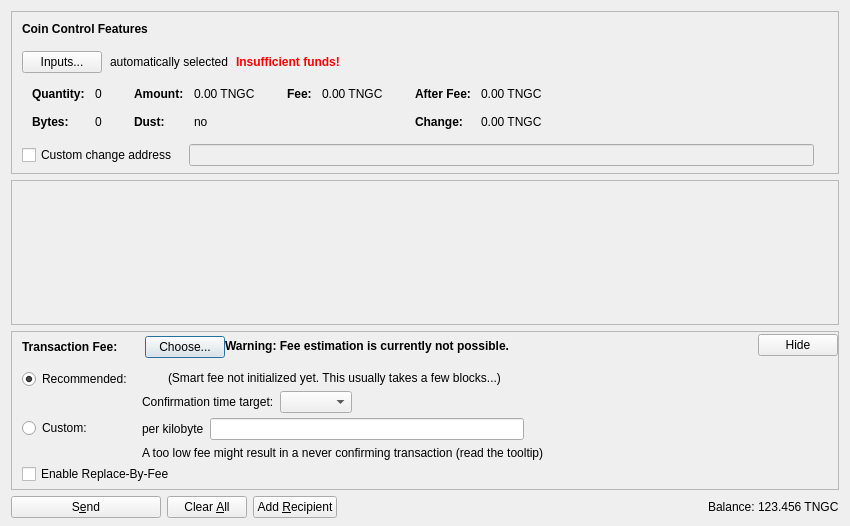
<?xml version="1.0" encoding="UTF-8"?>
<ui version="4.0">
 <class>SendCoinsDialog</class>
 <widget class="QDialog" name="SendCoinsDialog">
  <property name="geometry">
   <rect>
    <x>0</x>
    <y>0</y>
    <width>850</width>
    <height>526</height>
   </rect>
  </property>
  <property name="windowTitle">
   <string>Send Coins</string>
  </property>
  <layout class="QVBoxLayout" name="verticalLayout" stretch="0,1,0,0">
   <property name="bottomMargin">
    <number>8</number>
   </property>
   <item>
    <widget class="QFrame" name="frameCoinControl">
     <property name="sizePolicy">
      <sizepolicy hsizetype="Expanding" vsizetype="Expanding">
       <horstretch>0</horstretch>
       <verstretch>0</verstretch>
      </sizepolicy>
     </property>
     <property name="maximumSize">
      <size>
       <width>16777215</width>
       <height>16777215</height>
      </size>
     </property>
     <property name="frameShape">
      <enum>QFrame::StyledPanel</enum>
     </property>
     <property name="frameShadow">
      <enum>QFrame::Sunken</enum>
     </property>
     <layout class="QVBoxLayout" name="verticalLayoutCoinControl2">
      <property name="spacing">
       <number>0</number>
      </property>
      <property name="leftMargin">
       <number>0</number>
      </property>
      <property name="topMargin">
       <number>0</number>
      </property>
      <property name="rightMargin">
       <number>0</number>
      </property>
      <property name="bottomMargin">
       <number>6</number>
      </property>
      <item>
       <layout class="QVBoxLayout" name="verticalLayoutCoinControl" stretch="0,0,0,0,1">
        <property name="spacing">
         <number>0</number>
        </property>
        <property name="leftMargin">
         <number>10</number>
        </property>
        <property name="topMargin">
         <number>10</number>
        </property>
        <item>
         <layout class="QHBoxLayout" name="horizontalLayoutCoinControl1">
          <property name="bottomMargin">
           <number>15</number>
          </property>
          <item>
           <widget class="QLabel" name="labelCoinControlFeatures">
            <property name="sizePolicy">
             <sizepolicy hsizetype="Preferred" vsizetype="Maximum">
              <horstretch>0</horstretch>
              <verstretch>0</verstretch>
             </sizepolicy>
            </property>
            <property name="font">
             <font>
              <weight>75</weight>
              <bold>true</bold>
             </font>
            </property>
            <property name="styleSheet">
             <string notr="true">font-weight:bold;</string>
            </property>
            <property name="text">
             <string>Coin Control Features</string>
            </property>
           </widget>
          </item>
         </layout>
        </item>
        <item>
         <layout class="QHBoxLayout" name="horizontalLayoutCoinControl2" stretch="0,0,0,0">
          <property name="spacing">
           <number>8</number>
          </property>
          <property name="bottomMargin">
           <number>10</number>
          </property>
          <item>
           <widget class="QPushButton" name="pushButtonCoinControl">
            <property name="styleSheet">
             <string notr="true"/>
            </property>
            <property name="text">
             <string>Inputs...</string>
            </property>
            <property name="autoDefault">
             <bool>false</bool>
            </property>
           </widget>
          </item>
          <item>
           <widget class="QLabel" name="labelCoinControlAutomaticallySelected">
            <property name="text">
             <string>automatically selected</string>
            </property>
            <property name="margin">
             <number>5</number>
            </property>
           </widget>
          </item>
          <item>
           <widget class="QLabel" name="labelCoinControlInsuffFunds">
            <property name="font">
             <font>
              <weight>75</weight>
              <bold>true</bold>
             </font>
            </property>
            <property name="styleSheet">
             <string notr="true">color:red;font-weight:bold;</string>
            </property>
            <property name="text">
             <string>Insufficient funds!</string>
            </property>
            <property name="margin">
             <number>5</number>
            </property>
           </widget>
          </item>
          <item>
           <spacer name="horizontalSpacerCoinControl">
            <property name="orientation">
             <enum>Qt::Horizontal</enum>
            </property>
            <property name="sizeHint" stdset="0">
             <size>
              <width>40</width>
              <height>1</height>
             </size>
            </property>
           </spacer>
          </item>
         </layout>
        </item>
        <item>
         <widget class="QWidget" name="widgetCoinControl" native="true">
          <property name="sizePolicy">
           <sizepolicy hsizetype="Preferred" vsizetype="Preferred">
            <horstretch>0</horstretch>
            <verstretch>0</verstretch>
           </sizepolicy>
          </property>
          <property name="minimumSize">
           <size>
            <width>0</width>
            <height>0</height>
           </size>
          </property>
          <property name="styleSheet">
           <string notr="true"/>
          </property>
          <layout class="QHBoxLayout" name="horizontalLayoutCoinControl5">
           <property name="leftMargin">
            <number>0</number>
           </property>
           <property name="topMargin">
            <number>0</number>
           </property>
           <property name="rightMargin">
            <number>0</number>
           </property>
           <property name="bottomMargin">
            <number>0</number>
           </property>
           <item>
            <layout class="QHBoxLayout" name="horizontalLayoutCoinControl3" stretch="0,0,0,1">
             <property name="spacing">
              <number>20</number>
             </property>
             <property name="topMargin">
              <number>0</number>
             </property>
             <property name="bottomMargin">
              <number>10</number>
             </property>
             <item>
              <layout class="QFormLayout" name="formLayoutCoinControl1">
               <property name="horizontalSpacing">
                <number>10</number>
               </property>
               <property name="verticalSpacing">
                <number>14</number>
               </property>
               <property name="leftMargin">
                <number>10</number>
               </property>
               <property name="topMargin">
                <number>4</number>
               </property>
               <property name="rightMargin">
                <number>6</number>
               </property>
               <item row="0" column="0">
                <widget class="QLabel" name="labelCoinControlQuantityText">
                 <property name="font">
                  <font>
                   <weight>75</weight>
                   <bold>true</bold>
                  </font>
                 </property>
                 <property name="text">
                  <string>Quantity:</string>
                 </property>
                 <property name="margin">
                  <number>0</number>
                 </property>
                </widget>
               </item>
               <item row="0" column="1">
                <widget class="QLabel" name="labelCoinControlQuantity">
                 <property name="cursor">
                  <cursorShape>IBeamCursor</cursorShape>
                 </property>
                 <property name="contextMenuPolicy">
                  <enum>Qt::ActionsContextMenu</enum>
                 </property>
                 <property name="text">
                  <string notr="true">0</string>
                 </property>
                 <property name="margin">
                  <number>0</number>
                 </property>
                 <property name="textInteractionFlags">
                  <set>Qt::LinksAccessibleByMouse|Qt::TextSelectableByKeyboard|Qt::TextSelectableByMouse</set>
                 </property>
                </widget>
               </item>
               <item row="1" column="0">
                <widget class="QLabel" name="labelCoinControlBytesText">
                 <property name="font">
                  <font>
                   <weight>75</weight>
                   <bold>true</bold>
                  </font>
                 </property>
                 <property name="text">
                  <string>Bytes:</string>
                 </property>
                </widget>
               </item>
               <item row="1" column="1">
                <widget class="QLabel" name="labelCoinControlBytes">
                 <property name="cursor">
                  <cursorShape>IBeamCursor</cursorShape>
                 </property>
                 <property name="contextMenuPolicy">
                  <enum>Qt::ActionsContextMenu</enum>
                 </property>
                 <property name="text">
                  <string notr="true">0</string>
                 </property>
                 <property name="textInteractionFlags">
                  <set>Qt::LinksAccessibleByMouse|Qt::TextSelectableByKeyboard|Qt::TextSelectableByMouse</set>
                 </property>
                </widget>
               </item>
              </layout>
             </item>
             <item>
              <layout class="QFormLayout" name="formLayoutCoinControl2">
               <property name="horizontalSpacing">
                <number>10</number>
               </property>
               <property name="verticalSpacing">
                <number>14</number>
               </property>
               <property name="leftMargin">
                <number>6</number>
               </property>
               <property name="topMargin">
                <number>4</number>
               </property>
               <property name="rightMargin">
                <number>6</number>
               </property>
               <item row="0" column="0">
                <widget class="QLabel" name="labelCoinControlAmountText">
                 <property name="font">
                  <font>
                   <weight>75</weight>
                   <bold>true</bold>
                  </font>
                 </property>
                 <property name="text">
                  <string>Amount:</string>
                 </property>
                 <property name="margin">
                  <number>0</number>
                 </property>
                </widget>
               </item>
               <item row="0" column="1">
                <widget class="QLabel" name="labelCoinControlAmount">
                 <property name="cursor">
                  <cursorShape>IBeamCursor</cursorShape>
                 </property>
                 <property name="contextMenuPolicy">
                  <enum>Qt::ActionsContextMenu</enum>
                 </property>
                 <property name="text">
                  <string notr="true">0.00 TNGC</string>
                 </property>
                 <property name="textInteractionFlags">
                  <set>Qt::LinksAccessibleByMouse|Qt::TextSelectableByKeyboard|Qt::TextSelectableByMouse</set>
                 </property>
                </widget>
               </item>
               <item row="1" column="0">
                <widget class="QLabel" name="labelCoinControlLowOutputText">
                 <property name="font">
                  <font>
                   <weight>75</weight>
                   <bold>true</bold>
                  </font>
                 </property>
                 <property name="text">
                  <string>Dust:</string>
                 </property>
                </widget>
               </item>
               <item row="1" column="1">
                <widget class="QLabel" name="labelCoinControlLowOutput">
                 <property name="cursor">
                  <cursorShape>IBeamCursor</cursorShape>
                 </property>
                 <property name="contextMenuPolicy">
                  <enum>Qt::ActionsContextMenu</enum>
                 </property>
                 <property name="text">
                  <string notr="true">no</string>
                 </property>
                 <property name="textInteractionFlags">
                  <set>Qt::LinksAccessibleByMouse|Qt::TextSelectableByKeyboard|Qt::TextSelectableByMouse</set>
                 </property>
                </widget>
               </item>
              </layout>
             </item>
             <item>
              <layout class="QFormLayout" name="formLayoutCoinControl3">
               <property name="horizontalSpacing">
                <number>10</number>
               </property>
               <property name="verticalSpacing">
                <number>14</number>
               </property>
               <property name="leftMargin">
                <number>6</number>
               </property>
               <property name="topMargin">
                <number>4</number>
               </property>
               <property name="rightMargin">
                <number>6</number>
               </property>
               <item row="0" column="0">
                <widget class="QLabel" name="labelCoinControlFeeText">
                 <property name="font">
                  <font>
                   <weight>75</weight>
                   <bold>true</bold>
                  </font>
                 </property>
                 <property name="text">
                  <string>Fee:</string>
                 </property>
                 <property name="margin">
                  <number>0</number>
                 </property>
                </widget>
               </item>
               <item row="0" column="1">
                <widget class="QLabel" name="labelCoinControlFee">
                 <property name="cursor">
                  <cursorShape>IBeamCursor</cursorShape>
                 </property>
                 <property name="contextMenuPolicy">
                  <enum>Qt::ActionsContextMenu</enum>
                 </property>
                 <property name="text">
                  <string notr="true">0.00 TNGC</string>
                 </property>
                 <property name="textInteractionFlags">
                  <set>Qt::LinksAccessibleByMouse|Qt::TextSelectableByKeyboard|Qt::TextSelectableByMouse</set>
                 </property>
                </widget>
               </item>
              </layout>
             </item>
             <item>
              <layout class="QFormLayout" name="formLayoutCoinControl4">
               <property name="horizontalSpacing">
                <number>10</number>
               </property>
               <property name="verticalSpacing">
                <number>14</number>
               </property>
               <property name="leftMargin">
                <number>6</number>
               </property>
               <property name="topMargin">
                <number>4</number>
               </property>
               <property name="rightMargin">
                <number>6</number>
               </property>
               <item row="0" column="0">
                <widget class="QLabel" name="labelCoinControlAfterFeeText">
                 <property name="font">
                  <font>
                   <weight>75</weight>
                   <bold>true</bold>
                  </font>
                 </property>
                 <property name="text">
                  <string>After Fee:</string>
                 </property>
                 <property name="margin">
                  <number>0</number>
                 </property>
                </widget>
               </item>
               <item row="0" column="1">
                <widget class="QLabel" name="labelCoinControlAfterFee">
                 <property name="cursor">
                  <cursorShape>IBeamCursor</cursorShape>
                 </property>
                 <property name="contextMenuPolicy">
                  <enum>Qt::ActionsContextMenu</enum>
                 </property>
                 <property name="text">
                  <string notr="true">0.00 TNGC</string>
                 </property>
                 <property name="textInteractionFlags">
                  <set>Qt::LinksAccessibleByMouse|Qt::TextSelectableByKeyboard|Qt::TextSelectableByMouse</set>
                 </property>
                </widget>
               </item>
               <item row="1" column="0">
                <widget class="QLabel" name="labelCoinControlChangeText">
                 <property name="font">
                  <font>
                   <weight>75</weight>
                   <bold>true</bold>
                  </font>
                 </property>
                 <property name="text">
                  <string>Change:</string>
                 </property>
                </widget>
               </item>
               <item row="1" column="1">
                <widget class="QLabel" name="labelCoinControlChange">
                 <property name="cursor">
                  <cursorShape>IBeamCursor</cursorShape>
                 </property>
                 <property name="contextMenuPolicy">
                  <enum>Qt::ActionsContextMenu</enum>
                 </property>
                 <property name="text">
                  <string notr="true">0.00 TNGC</string>
                 </property>
                 <property name="textInteractionFlags">
                  <set>Qt::LinksAccessibleByMouse|Qt::TextSelectableByKeyboard|Qt::TextSelectableByMouse</set>
                 </property>
                </widget>
               </item>
              </layout>
             </item>
            </layout>
           </item>
          </layout>
         </widget>
        </item>
        <item>
         <layout class="QHBoxLayout" name="horizontalLayoutCoinControl4" stretch="0,0,0">
          <property name="spacing">
           <number>12</number>
          </property>
          <property name="sizeConstraint">
           <enum>QLayout::SetDefaultConstraint</enum>
          </property>
          <property name="topMargin">
           <number>5</number>
          </property>
          <property name="rightMargin">
           <number>5</number>
          </property>
          <item>
           <widget class="QCheckBox" name="checkBoxCoinControlChange">
            <property name="toolTip">
             <string>If this is activated, but the change address is empty or invalid, change will be sent to a newly generated address.</string>
            </property>
            <property name="text">
             <string>Custom change address</string>
            </property>
           </widget>
          </item>
          <item>
           <widget class="QValidatedLineEdit" name="lineEditCoinControlChange">
            <property name="enabled">
             <bool>false</bool>
            </property>
            <property name="sizePolicy">
             <sizepolicy hsizetype="Expanding" vsizetype="Fixed">
              <horstretch>0</horstretch>
              <verstretch>0</verstretch>
             </sizepolicy>
            </property>
           </widget>
          </item>
          <item>
           <widget class="QLabel" name="labelCoinControlChangeLabel">
            <property name="sizePolicy">
             <sizepolicy hsizetype="Preferred" vsizetype="Expanding">
              <horstretch>0</horstretch>
              <verstretch>0</verstretch>
             </sizepolicy>
            </property>
            <property name="minimumSize">
             <size>
              <width>0</width>
              <height>0</height>
             </size>
            </property>
            <property name="text">
             <string/>
            </property>
            <property name="margin">
             <number>3</number>
            </property>
           </widget>
          </item>
         </layout>
        </item>
        <item>
         <spacer name="verticalSpacerCoinControl">
          <property name="orientation">
           <enum>Qt::Vertical</enum>
          </property>
          <property name="sizeHint" stdset="0">
           <size>
            <width>800</width>
            <height>1</height>
           </size>
          </property>
         </spacer>
        </item>
       </layout>
      </item>
     </layout>
    </widget>
   </item>
   <item>
    <widget class="QScrollArea" name="scrollArea">
     <property name="widgetResizable">
      <bool>true</bool>
     </property>
     <widget class="QWidget" name="scrollAreaWidgetContents">
      <property name="geometry">
       <rect>
        <x>0</x>
        <y>0</y>
        <width>830</width>
        <height>104</height>
       </rect>
      </property>
      <layout class="QVBoxLayout" name="verticalLayout_2" stretch="0,1">
       <property name="leftMargin">
        <number>0</number>
       </property>
       <property name="topMargin">
        <number>0</number>
       </property>
       <property name="rightMargin">
        <number>0</number>
       </property>
       <property name="bottomMargin">
        <number>0</number>
       </property>
       <item>
        <layout class="QVBoxLayout" name="entries">
         <property name="spacing">
          <number>6</number>
         </property>
        </layout>
       </item>
       <item>
        <spacer name="verticalSpacer">
         <property name="orientation">
          <enum>Qt::Vertical</enum>
         </property>
         <property name="sizeHint" stdset="0">
          <size>
           <width>20</width>
           <height>40</height>
          </size>
         </property>
        </spacer>
       </item>
      </layout>
     </widget>
    </widget>
   </item>
   <item>
    <widget class="QFrame" name="frameFee">
     <property name="sizePolicy">
      <sizepolicy hsizetype="Expanding" vsizetype="Expanding">
       <horstretch>0</horstretch>
       <verstretch>0</verstretch>
      </sizepolicy>
     </property>
     <property name="maximumSize">
      <size>
       <width>16777215</width>
       <height>16777215</height>
      </size>
     </property>
     <property name="frameShape">
      <enum>QFrame::StyledPanel</enum>
     </property>
     <property name="frameShadow">
      <enum>QFrame::Sunken</enum>
     </property>
     <layout class="QVBoxLayout" name="verticalLayoutFee1">
      <property name="spacing">
       <number>0</number>
      </property>
      <property name="leftMargin">
       <number>0</number>
      </property>
      <property name="topMargin">
       <number>0</number>
      </property>
      <property name="rightMargin">
       <number>0</number>
      </property>
      <property name="bottomMargin">
       <number>0</number>
      </property>
      <item>
       <layout class="QVBoxLayout" name="verticalLayoutFee2" stretch="0,0,0">
        <property name="spacing">
         <number>0</number>
        </property>
        <property name="leftMargin">
         <number>10</number>
        </property>
        <property name="topMargin">
         <number>0</number>
        </property>
        <item>
         <layout class="QHBoxLayout" name="horizontalLayoutFee1">
          <property name="bottomMargin">
           <number>0</number>
          </property>
          <item>
           <layout class="QVBoxLayout" name="verticalLayoutFee7">
            <property name="spacing">
             <number>0</number>
            </property>
            <item>
             <spacer name="verticalSpacerSmartFee">
              <property name="orientation">
               <enum>Qt::Vertical</enum>
              </property>
              <property name="sizeType">
               <enum>QSizePolicy::Fixed</enum>
              </property>
              <property name="sizeHint" stdset="0">
               <size>
                <width>1</width>
                <height>4</height>
               </size>
              </property>
             </spacer>
            </item>
            <item>
             <layout class="QHBoxLayout" name="horizontalLayoutSmartFee">
              <property name="spacing">
               <number>10</number>
              </property>
              <item>
               <widget class="QLabel" name="labelFeeHeadline">
                <property name="sizePolicy">
                 <sizepolicy hsizetype="Preferred" vsizetype="Maximum">
                  <horstretch>0</horstretch>
                  <verstretch>0</verstretch>
                 </sizepolicy>
                </property>
                <property name="font">
                 <font>
                  <weight>75</weight>
                  <bold>true</bold>
                 </font>
                </property>
                <property name="styleSheet">
                 <string notr="true">font-weight:bold;</string>
                </property>
                <property name="text">
                 <string>Transaction Fee:</string>
                </property>
               </widget>
              </item>
              <item>
               <widget class="QLabel" name="labelFeeMinimized">
                <property name="text">
                 <string/>
                </property>
               </widget>
              </item>
              <item>
               <widget class="QPushButton" name="buttonChooseFee">
                <property name="text">
                 <string>Choose...</string>
                </property>
               </widget>
              </item>
             </layout>
            </item>
            <item>
             <spacer name="verticalSpacer_5">
              <property name="orientation">
               <enum>Qt::Vertical</enum>
              </property>
              <property name="sizeHint" stdset="0">
               <size>
                <width>1</width>
                <height>1</height>
               </size>
              </property>
             </spacer>
            </item>
           </layout>
          </item>
          <item>
           <widget class="QLabel" name="fallbackFeeWarningLabel">
            <property name="toolTip">
             <string>Using the fallbackfee can result in sending a transaction that will take several hours or days (or never) to confirm. Consider choosing your fee manually or wait until you have validated the complete chain.</string>
            </property>
            <property name="font">
            <font>
                <weight>75</weight>
                <bold>true</bold>
            </font>
            </property>
            <property name="text">
             <string>Warning: Fee estimation is currently not possible.</string>
            </property>
            <property name="wordWrap">
             <bool>false</bool>
            </property>
           </widget>
          </item>
          <item>
           <spacer name="horizontalSpacer_4">
            <property name="orientation">
             <enum>Qt::Horizontal</enum>
            </property>
            <property name="sizeType">
             <enum>QSizePolicy::MinimumExpanding</enum>
            </property>
            <property name="sizeHint" stdset="0">
             <size>
              <width>40</width>
              <height>20</height>
             </size>
            </property>
           </spacer>
          </item>
          <item>
           <widget class="QPushButton" name="buttonMinimizeFee">
            <property name="toolTip">
             <string>Hide transaction fee settings</string>
            </property>
            <property name="text">
             <string>Hide</string>
            </property>
           </widget>
          </item>
         </layout>
        </item>
        <item>
         <widget class="QFrame" name="frameFeeSelection">
          <layout class="QVBoxLayout" name="verticalLayoutFee12">
           <property name="spacing">
            <number>0</number>
           </property>
           <property name="leftMargin">
            <number>0</number>
           </property>
           <property name="topMargin">
            <number>0</number>
           </property>
           <property name="rightMargin">
            <number>0</number>
           </property>
           <property name="bottomMargin">
            <number>0</number>
           </property>
           <item>
            <layout class="QGridLayout" name="gridLayoutFee">
             <property name="topMargin">
              <number>10</number>
             </property>
             <property name="bottomMargin">
              <number>4</number>
             </property>
             <property name="horizontalSpacing">
              <number>10</number>
             </property>
             <property name="verticalSpacing">
              <number>4</number>
             </property>
             <item row="1" column="1">
              <layout class="QVBoxLayout" name="verticalLayoutFee8">
               <property name="spacing">
                <number>6</number>
               </property>
               <item>
                <layout class="QHBoxLayout" name="horizontalLayoutFee13">
                 <item>
                  <widget class="QLabel" name="labelCustomPerKilobyte">
                   <property name="toolTip">
                    <string>Specify a custom fee per kB (1,000 bytes) of the transaction's virtual size.

Note:  Since the fee is calculated on a per-byte basis, a fee of "100 satoshis per kB" for a transaction size of 500 bytes (half of 1 kB) would ultimately yield a fee of only 50 satoshis.</string>
                   </property>
                   <property name="text">
                    <string>per kilobyte</string>
                   </property>
                  </widget>
                 </item>
                 <item>
                  <widget class="TNGCAmountField" name="customFee"/>
                 </item>
                 <item>
                  <spacer name="horizontalSpacer_6">
                   <property name="orientation">
                    <enum>Qt::Horizontal</enum>
                   </property>
                   <property name="sizeHint" stdset="0">
                    <size>
                     <width>1</width>
                     <height>1</height>
                    </size>
                   </property>
                  </spacer>
                 </item>
                </layout>
               </item>
               <item>
                <layout class="QHBoxLayout" name="horizontalLayoutFee8">
                 <item>
                  <widget class="QLabel" name="labelCustomFeeWarning">
                   <property name="enabled">
                    <bool>true</bool>
                   </property>
                   <property name="toolTip">
                    <string>When there is less transaction volume than space in the blocks, miners as well as relaying nodes may enforce a minimum fee. Paying only this minimum fee is just fine, but be aware that this can result in a never confirming transaction once there is more demand for tngc transactions than the network can process.</string>
                   </property>
                   <property name="text">
                    <string>A too low fee might result in a never confirming transaction (read the tooltip)</string>
                   </property>
                  </widget>
                 </item>
                 <item>
                  <spacer name="horizontalSpacer_2">
                   <property name="orientation">
                    <enum>Qt::Horizontal</enum>
                   </property>
                   <property name="sizeHint" stdset="0">
                    <size>
                     <width>1</width>
                     <height>1</height>
                    </size>
                   </property>
                  </spacer>
                 </item>
                </layout>
               </item>
              </layout>
             </item>
             <item row="0" column="0">
              <layout class="QVBoxLayout" name="verticalLayoutFee4" stretch="0,1">
               <item>
                <widget class="QRadioButton" name="radioSmartFee">
                 <property name="text">
                  <string>Recommended:</string>
                 </property>
                 <property name="checked">
                  <bool>true</bool>
                 </property>
                 <attribute name="buttonGroup">
                  <string notr="true">groupFee</string>
                 </attribute>
                </widget>
               </item>
               <item>
                <spacer name="verticalSpacer_2">
                 <property name="orientation">
                  <enum>Qt::Vertical</enum>
                 </property>
                 <property name="sizeHint" stdset="0">
                  <size>
                   <width>1</width>
                   <height>1</height>
                  </size>
                 </property>
                </spacer>
               </item>
              </layout>
             </item>
             <item row="1" column="0">
              <layout class="QVBoxLayout" name="verticalLayoutFee9" stretch="0,1">
               <item>
                <widget class="QRadioButton" name="radioCustomFee">
                 <property name="text">
                  <string>Custom:</string>
                 </property>
                 <attribute name="buttonGroup">
                  <string notr="true">groupFee</string>
                 </attribute>
                </widget>
               </item>
               <item>
                <spacer name="verticalSpacer_6">
                 <property name="orientation">
                  <enum>Qt::Vertical</enum>
                 </property>
                 <property name="sizeHint" stdset="0">
                  <size>
                   <width>1</width>
                   <height>1</height>
                  </size>
                 </property>
                </spacer>
               </item>
              </layout>
             </item>
             <item row="0" column="1">
              <layout class="QVBoxLayout" name="verticalLayoutFee3" stretch="0,0,1">
               <property name="spacing">
                <number>6</number>
               </property>
               <property name="topMargin">
                <number>2</number>
               </property>
               <item>
                <layout class="QHBoxLayout" name="horizontalLayoutFee12">
                 <item>
                  <widget class="QLabel" name="labelSmartFee">
                   <property name="text">
                    <string/>
                   </property>
                  </widget>
                 </item>
                 <item>
                  <widget class="QLabel" name="labelFeeEstimation">
                   <property name="text">
                    <string/>
                   </property>
                  </widget>
                 </item>
                 <item>
                  <widget class="QLabel" name="labelSmartFee2">
                   <property name="text">
                    <string>(Smart fee not initialized yet. This usually takes a few blocks...)</string>
                   </property>
                  </widget>
                 </item>
                 <item>
                  <spacer name="horizontalSpacer_5">
                   <property name="orientation">
                    <enum>Qt::Horizontal</enum>
                   </property>
                   <property name="sizeHint" stdset="0">
                    <size>
                     <width>1</width>
                     <height>1</height>
                    </size>
                   </property>
                  </spacer>
                 </item>
                </layout>
               </item>
               <item>
                <layout class="QHBoxLayout" name="horizontalLayoutFee9">
                 <item>
                  <layout class="QVBoxLayout" name="verticalLayoutFee6">
                   <item>
                    <widget class="QLabel" name="labelSmartFee3">
                     <property name="text">
                      <string>Confirmation time target:</string>
                     </property>
                    </widget>
                   </item>
                  </layout>
                 </item>
                 <item>
                  <layout class="QVBoxLayout" name="verticalLayoutFee5">
                   <property name="rightMargin">
                    <number>30</number>
                   </property>
                   <item>
                    <layout class="QHBoxLayout" name="horizontalLayoutConfTarget">
                     <property name="bottomMargin">
                      <number>0</number>
                     </property>
                     <item>
                      <widget class="QComboBox" name="confTargetSelector"/>
                     </item>
                     <item>
                      <spacer name="horizontalSpacerConfTarget">
                       <property name="orientation">
                        <enum>Qt::Horizontal</enum>
                       </property>
                       <property name="sizeHint" stdset="0">
                        <size>
                         <width>40</width>
                         <height>20</height>
                        </size>
                       </property>
                      </spacer>
                     </item>
                    </layout>
                   </item>
                  </layout>
                 </item>
                </layout>
               </item>
               <item>
                <spacer name="verticalSpacer_4">
                 <property name="orientation">
                  <enum>Qt::Vertical</enum>
                 </property>
                 <property name="sizeHint" stdset="0">
                  <size>
                   <width>1</width>
                   <height>1</height>
                  </size>
                 </property>
                </spacer>
               </item>
              </layout>
             </item>
            </layout>
           </item>
           <item>
            <widget class="QCheckBox" name="optInRBF">
             <property name="text">
              <string>Enable Replace-By-Fee</string>
             </property>
             <property name="toolTip">
              <string>With Replace-By-Fee (BIP-125) you can increase a transaction's fee after it is sent. Without this, a higher fee may be recommended to compensate for increased transaction delay risk.</string>
             </property>
            </widget>
           </item>
          </layout>
         </widget>
        </item>
        <item>
         <spacer name="verticalSpacerFee">
          <property name="orientation">
           <enum>Qt::Vertical</enum>
          </property>
          <property name="sizeHint" stdset="0">
           <size>
            <width>40</width>
            <height>5</height>
           </size>
          </property>
         </spacer>
        </item>
       </layout>
      </item>
     </layout>
    </widget>
   </item>
   <item>
    <layout class="QHBoxLayout" name="horizontalLayout">
     <item>
      <widget class="QPushButton" name="sendButton">
       <property name="minimumSize">
        <size>
         <width>150</width>
         <height>0</height>
        </size>
       </property>
       <property name="toolTip">
        <string>Confirm the send action</string>
       </property>
       <property name="text">
        <string>S&amp;end</string>
       </property>
       <property name="icon">
        <iconset resource="../tngc.qrc">
         <normaloff>:/icons/send</normaloff>:/icons/send</iconset>
       </property>
       <property name="autoDefault">
        <bool>false</bool>
       </property>
       <property name="default">
        <bool>false</bool>
       </property>
      </widget>
     </item>
     <item>
      <widget class="QPushButton" name="clearButton">
       <property name="sizePolicy">
        <sizepolicy hsizetype="Minimum" vsizetype="Fixed">
         <horstretch>0</horstretch>
         <verstretch>0</verstretch>
        </sizepolicy>
       </property>
       <property name="toolTip">
        <string>Clear all fields of the form.</string>
       </property>
       <property name="text">
        <string>Clear &amp;All</string>
       </property>
       <property name="icon">
        <iconset resource="../tngc.qrc">
         <normaloff>:/icons/remove</normaloff>:/icons/remove</iconset>
       </property>
       <property name="autoDefault">
        <bool>false</bool>
       </property>
      </widget>
     </item>
     <item>
      <widget class="QPushButton" name="addButton">
       <property name="toolTip">
        <string>Send to multiple recipients at once</string>
       </property>
       <property name="text">
        <string>Add &amp;Recipient</string>
       </property>
       <property name="icon">
        <iconset resource="../tngc.qrc">
         <normaloff>:/icons/add</normaloff>:/icons/add</iconset>
       </property>
       <property name="autoDefault">
        <bool>false</bool>
       </property>
      </widget>
     </item>
     <item>
      <spacer name="horizontalSpacer">
       <property name="orientation">
        <enum>Qt::Horizontal</enum>
       </property>
       <property name="sizeHint" stdset="0">
        <size>
         <width>40</width>
         <height>20</height>
        </size>
       </property>
      </spacer>
     </item>
     <item>
      <layout class="QHBoxLayout" name="horizontalLayout_2">
       <property name="spacing">
        <number>3</number>
       </property>
       <item>
        <widget class="QLabel" name="labelBalanceName">
         <property name="sizePolicy">
          <sizepolicy hsizetype="Preferred" vsizetype="Fixed">
           <horstretch>0</horstretch>
           <verstretch>0</verstretch>
          </sizepolicy>
         </property>
         <property name="text">
          <string>Balance:</string>
         </property>
        </widget>
       </item>
       <item>
        <widget class="QLabel" name="labelBalance">
         <property name="sizePolicy">
          <sizepolicy hsizetype="Preferred" vsizetype="Fixed">
           <horstretch>0</horstretch>
           <verstretch>0</verstretch>
          </sizepolicy>
         </property>
         <property name="cursor">
          <cursorShape>IBeamCursor</cursorShape>
         </property>
         <property name="text">
          <string notr="true">123.456 TNGC</string>
         </property>
         <property name="textInteractionFlags">
          <set>Qt::LinksAccessibleByMouse|Qt::TextSelectableByKeyboard|Qt::TextSelectableByMouse</set>
         </property>
        </widget>
       </item>
      </layout>
     </item>
    </layout>
   </item>
  </layout>
 </widget>
 <customwidgets>
  <customwidget>
   <class>QValidatedLineEdit</class>
   <extends>QLineEdit</extends>
   <header>qt/qvalidatedlineedit.h</header>
  </customwidget>
  <customwidget>
   <class>TNGCAmountField</class>
   <extends>QLineEdit</extends>
   <header>qt/tngcamountfield.h</header>
   <container>1</container>
  </customwidget>
 </customwidgets>
 <resources>
  <include location="../tngc.qrc"/>
 </resources>
 <connections/>
 <buttongroups>
  <buttongroup name="groupFee"/>
 </buttongroups>
</ui>
